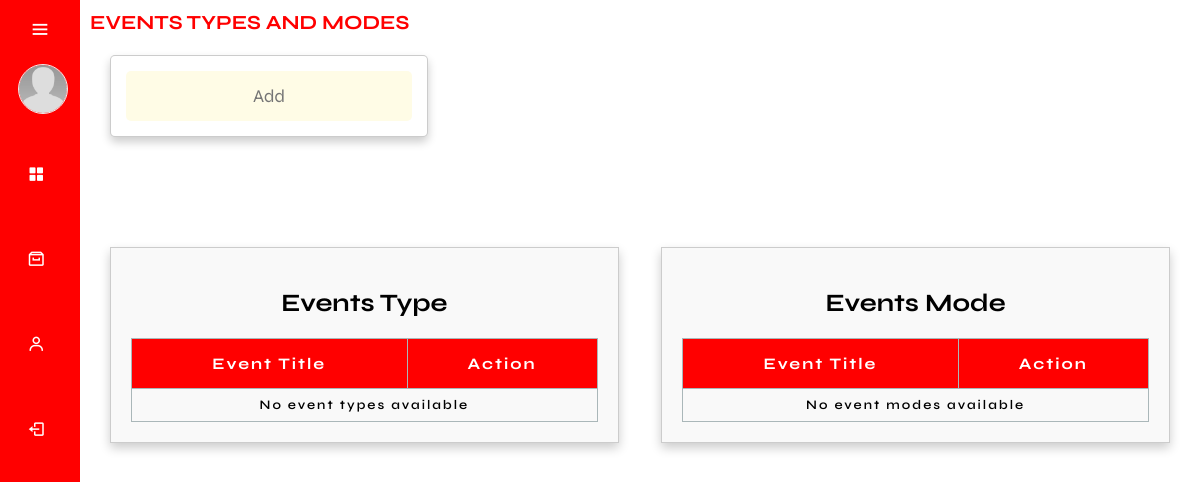
The app's page /admin/addEventTypeMode.php, older data.
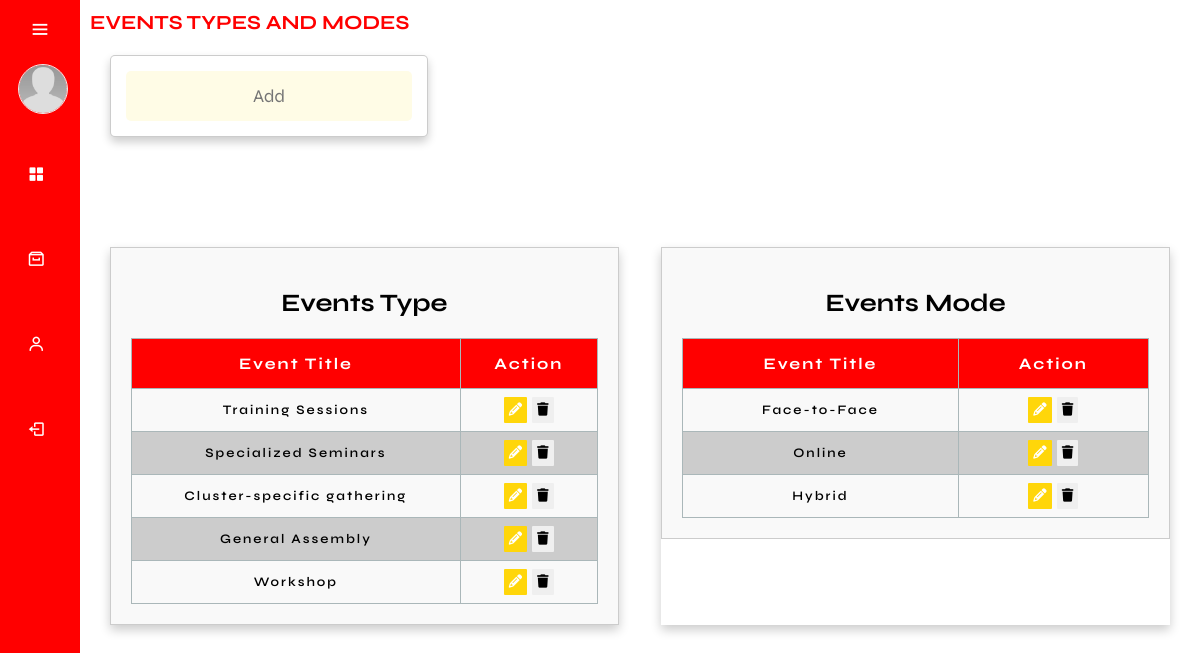
The same page, newer data.
### tables this page shows
CREATE TABLE `event_type` (
  `event_type_id` int(11) NOT NULL,
  `event_type_name` varchar(255) NOT NULL
);

CREATE TABLE `event_mode` (
  `event_mode_id` int(11) NOT NULL,
  `event_mode_name` varchar(255) NOT NULL
);

### admin/addEventTypeMode.php (the view, shortened to what the changed rows need)
<!DOCTYPE html>
<html lang="en">
    <head>
        <link href='https://unpkg.com/boxicons@2.1.4/css/boxicons.min.css' rel='stylesheet'>
        <link rel="stylesheet" href="css/main.css">
    </head>
    <body>
        <?php
            require_once('../db.connection/connection.php');
            $sql_event_type = "SELECT event_type_name ,event_type_id as id FROM event_type";
            $result_event_type = $conn->query($sql_event_type);
            $sql_event_mode = "SELECT event_mode_name ,event_mode_id as id FROM event_mode";
            $result_event_mode = $conn->query($sql_event_mode);
        ?>
        <div class="main-content">
            <div class="container">
                <div class="event-wrapper">
                    <div class="event-table">
                        <div class="tbl-container">
                            <h2>Events Type</h2>
                            <table class="tbl">
                                <thead>
                                    <tr>
                                        <th>Event Title</th>
                                        <th>Action</th>
                                    </tr>
                                </thead>
                                <tbody>
                                    <?php
                                    if ($result_event_type->num_rows > 0) {
                                        while($row = $result_event_type->fetch_assoc()) {
                                            echo "<tr>";
                                            echo "<td data-label='Event Title'>" . $row['event_type_name'] . "</td>";
                                            echo "<td data-label='Action'>
                                            <button class='btn_edit' onclick=\"editEventType('" . $row['id'] . "', '" . $row['event_type_name'] . "')\"><i class='fa fa-pencil'></i></button>
                                            <button class='btn_delete' onclick=\"confirmDeleteEventType('" . $row['id'] . "')\"><i class='fa fa-trash'></i></button>
                                            </td>";
                                            echo "</tr>";
                                        }
                                    } else {
                                        echo "<tr><td colspan='2'>No event types available</td></tr>";
                                    }
                                    ?>
                                    </tbody>
                                </table>
                            </div>
                        </div>
                        <div class="event-table">
                            <div class="tbl-container">
                                <h2>Events Mode</h2>
                                <table class="tbl">
                                    <thead>
                                        <tr>
                                            <th>Event Title</th>
                                            <th>Action</th>
                                        </tr>
                                    </thead>
                                    <tbody>
                                        <?php
                                        if ($result_event_mode->num_rows > 0) {
                                            while($row = $result_event_mode->fetch_assoc()) {
                                                echo "<tr>";
                                                echo "<td data-label='Event Title'>" . $row['event_mode_name'] . "</td>";
                                                echo "<td data-label='Action'>
                                                <button class='btn_edit' onclick=\"editEventMode('" . $row['id'] . "', '" . $row['event_mode_name'] . "')\"><i class='fa fa-pencil'></i></button>
                                                <button class='btn_delete' onclick=\"confirmDeleteEventMode('" . $row['id'] . "')\"><i class='fa fa-trash'></i></button>
                                                </td>";
                                                echo "</tr>";
                                            }
                                        } else
                                        {
                                            echo "<tr><td colspan='2'>No event modes available</td></tr>";
                                        }
                                        ?>
                                    </tbody>
                                </table>
                            </div>
                        </div>
                    </div>
                </div>
            </div>
    </body>
</html>

Row changes from the older to the newer data that the page shows:
added event_type: event_type_name "Training Sessions"
added event_type: event_type_name "Specialized Seminars"
added event_type: event_type_name "Cluster-specific gathering"
added event_type: event_type_name "General Assembly"
added event_type: event_type_name "Workshop"
added event_mode: event_mode_name "Face-to-Face"
added event_mode: event_mode_name "Online"
added event_mode: event_mode_name "Hybrid"
Text that changed along with them:
text no longer shown: "No event types available No event modes available"
